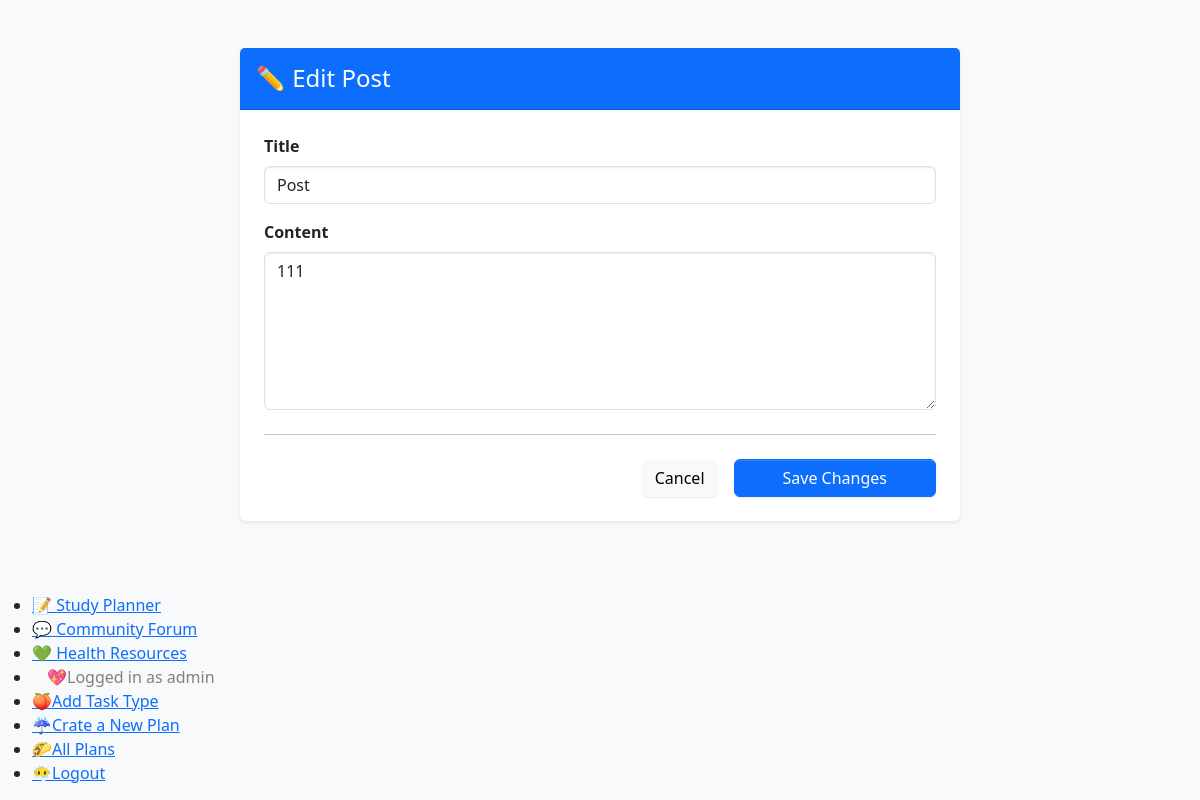
Page /post/2/edit (signed in) on the committed database.
### app/models.py (models this page shows, shortened)
class Post(db.Model):
    id: so.Mapped[int] = so.mapped_column(primary_key=True)
    title: so.Mapped[str] = so.mapped_column(sa.String(256))
    body: so.Mapped[str] = so.mapped_column(sa.Text)
    timestamp: so.Mapped[datetime] = so.mapped_column(default=lambda: datetime.now(timezone.utc), index=True)
    author_id: Mapped[int] = mapped_column(sa.ForeignKey("user.id", ondelete="CASCADE"), nullable=False, index=True)
    author: Mapped[User] = relationship(back_populates="posts")
    comments: Mapped[list['Comment']] = relationship(back_populates="post", cascade="all, delete-orphan")

class User(db.Model, UserMixin):
    __tablename__='user'
    id: so.Mapped[int] = so.mapped_column(primary_key=True)
    username: so.Mapped[str] = so.mapped_column(sa.String(63), index=True, unique=True)
    email: so.Mapped[str] = so.mapped_column(sa.String(119), index=True, unique=True)
    password_hash: so.Mapped[Optional[str]] = so.mapped_column(sa.String(255))
    role: so.Mapped[str]=so.mapped_column(sa.String(255),default='normal',index=True)
    plan: Mapped[list['StudyPlan']] = relationship(back_populates="student", cascade="all, delete-orphan")
    posts: Mapped[list['Post']] = relationship(back_populates="author", cascade="all, delete-orphan")
    comments: Mapped[list['Comment']] = relationship(back_populates="author", cascade="all, delete-orphan")
    resources: Mapped[list['HealthResource']]=relationship(back_populates="admin", cascade="all, delete-orphan")

### app/routes.py (the view)
@app.route('/post/<int:post_id>/edit', methods=['GET', 'POST'])
@login_required
def edit_post(post_id):
    post = db.session.get(Post, post_id)
    if post is None:
        abort(404)
    if post.author != current_user and current_user.role != 'admin':
        abort(403)
    form = PostForm(obj=post)
    if form.validate_on_submit():
        form.populate_obj(post)
        db.session.commit()
        flash('Your post has been updated!', 'success')
        return redirect(url_for('post_detail', post_id=post.id))
    return render_template('edit_forum.html', form=form, title="Edit Post")

### app/forms.py
class PostForm(FlaskForm):
    title = StringField('Title', validators=[DataRequired(), Length(max=256)])
    body = TextAreaField('Content', validators=[DataRequired()])
    submit = SubmitField('Post')

### app/models.py (called while the page is built)
@login.user_loader
def load_user(id):
    return db.session.get(User, int(id))

### app/templates/edit_forum.html (shortened to what this page needs)
{% extends "base.html" %}
{% block content %}
<div class="container mt-5">
    <div class="row justify-content-center">
        <div class="col-md-8">
            <div class="card shadow-sm border-0">
                <div class="card-header bg-primary text-white py-3">
                    <h4 class="mb-0">✏️ {{ title }}</h4>
                </div>
                <div class="card-body p-4">
                    <form method="POST">
                        {% for field in form %}
                            {% if field.type != 'CSRFTokenField' and field.type != 'SubmitField' %}
                                <div class="mb-3">
                                    {{ field.label(class="form-label fw-bold") }}
                                    {% if field.type == 'TextAreaField' %}
                                        {{ field(class="form-control", rows="6") }}
                                    {% else %}
                                        {{ field(class="form-control") }}
                                    {% endif %}
                                </div>
                            {% endif %}
                        {% endfor %}
                        <hr class="my-4">
                        <div class="d-grid gap-2 d-md-flex justify-content-md-end">
                            <button type="button" class="btn btn-light me-md-2" onclick="history.back()">Cancel</button>
                            <button type="submit" class="btn btn-primary px-5">Save Changes</button>
                        </div>
                    </form>
                </div>
            </div>
        </div>
    </div>
</div>
{% endblock %}

### app/templates/base.html (shortened to what this page needs)
<!DOCTYPE html>
<html lang="en">
<head>
    <link rel="stylesheet" href="{{url_for("static", filename='css/adminlte.min.css')}}">
</head>
<body class="bg-light">
    <div class="container mt-4">
        <main>
            {% block content %}{% endblock %}
        </main>
    </div>
    <br>
    <br>
    <br>
    <section>
      <nav>
        <ul>
    <li><a href="{{ url_for('index') }}">📝 Study Planner</a> </li>
    <li><a href="{{ url_for('forum') }}">💬 Community Forum</a></li>
    <li><a href="{{ url_for('health') }}">💚 Health Resources</a></li>
    {% if current_user.is_anonymous %}
        <li><a href="{{ url_for('login') }}">🍉Login</a></li>
        <li><a href="{{ url_for('register') }}">🍏Register</a></li>
    {% else %}
        <li><span style="color: gray; margin-left: 15px;">💖Logged in as {{ current_user.username }}</span></li>
        <li><a href="{{ url_for('tasktype') }}">🍑Add Task Type</a></li>
        <li><a href="{{ url_for('create_plan') }}">☔️Crate a New Plan</a></li>
        <li><a href="{{ url_for('display_plan',status='all') }}">🌮All Plans</a></li>
        <li><a href="{{ url_for('logout') }}">😶‍🌫️Logout</a></li>
    {% endif %}
    </section>
</body>
</html>

### rows in the picture
Post: title "Post", body "111"
User: username "admin"

### other values in the picture
{{ title }} "Edit Post"
{{ field.label(class="form-label fw-bold") }} "Title" "Content"
